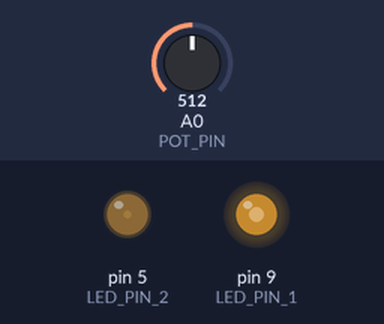
The sketch below on a simulated Arduino Uno, built with avr-gcc and run on an emulated ATmega328P. Shown: output pins drawn as LEDs (lit = HIGH). The test bench sets the inputs (shaded band); at power-on: A0 (POT_PIN) = 512.

Above: at 1.2 s.
1.3 s: A0 (POT_PIN) set to 716
At 1.7 s:
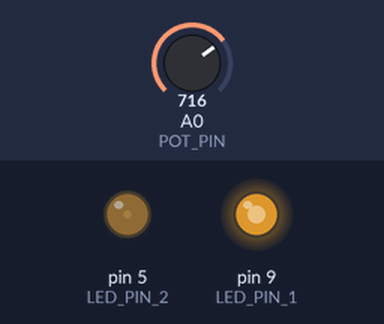
2.8 s: A0 (POT_PIN) set to 900
At 4.0 s:
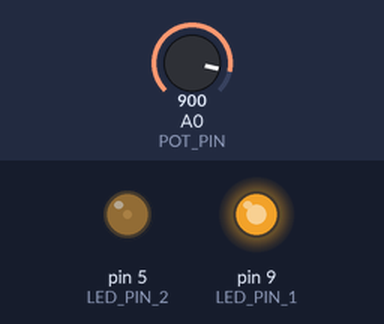
4.3 s: A0 (POT_PIN) set to 122
At 5.1 s:
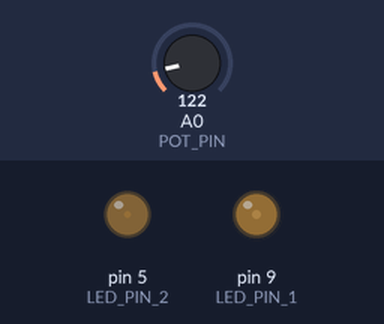
5.8 s: A0 (POT_PIN) set to 0
At 6.3 s:
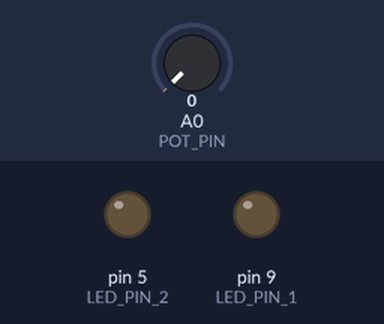
Timing chart, 0 to 8.3 s (numbered marks = the images above; inputs shaded):
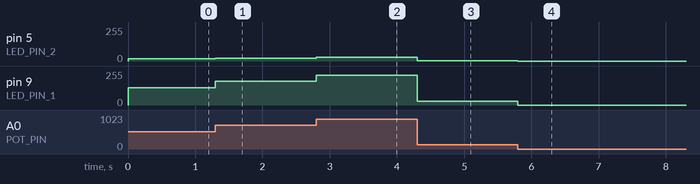

Measured:
- after the input at 1.3 s, pin 5 (LED_PIN_2): 16/255 → 22/255 at once; pin 9 (LED_PIN_1): 128/255 → 179/255 at once
- after the input at 2.8 s, pin 5 (LED_PIN_2): 22/255 → 28/255 at once; pin 9 (LED_PIN_1): 179/255 → 225/255 at once
- after the input at 4.3 s, pin 5 (LED_PIN_2): 28/255 → 3/255 at once; pin 9 (LED_PIN_1): 225/255 → 30/255 at once
- after the input at 5.8 s, pin 5 (LED_PIN_2): 3/255 → 0/255 at once; pin 9 (LED_PIN_1): 30/255 → 0/255 at once

The sketch:

PotLight.ino
```cpp
#define LED_PIN_1 9
#define LED_PIN_2 5
#define POT_PIN A0

void setup()
{
  pinMode(LED_PIN_1, OUTPUT);
  pinMode(LED_PIN_2, OUTPUT);
  pinMode(POT_PIN, INPUT);
}

void loop()
{
  int rotation, brightness_pin_1, brightness_pin_2;

  rotation = analogRead(POT_PIN);
  brightness_pin_1 = rotation / 4;
  brightness_pin_2 = rotation / 32;

  analogWrite(LED_PIN_1, brightness_pin_1);
  analogWrite(LED_PIN_2, brightness_pin_2);
}
```
